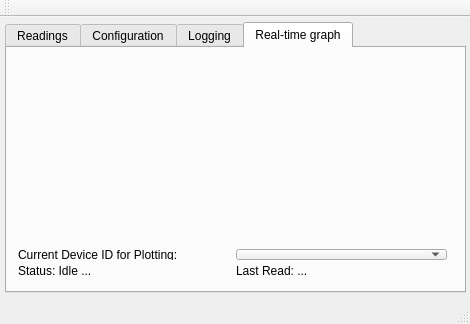
<?xml version="1.0" encoding="UTF-8"?>
<ui version="4.0">
 <class>MainWindow</class>
 <widget class="QMainWindow" name="MainWindow">
  <property name="geometry">
   <rect>
    <x>0</x>
    <y>0</y>
    <width>470</width>
    <height>324</height>
   </rect>
  </property>
  <property name="sizePolicy">
   <sizepolicy hsizetype="Fixed" vsizetype="Fixed">
    <horstretch>0</horstretch>
    <verstretch>0</verstretch>
   </sizepolicy>
  </property>
  <property name="windowTitle">
   <string>LabStick Viewer</string>
  </property>
  <widget class="QWidget" name="centralWidget">
   <widget class="QTabWidget" name="tabWidget">
    <property name="geometry">
     <rect>
      <x>5</x>
      <y>5</y>
      <width>461</width>
      <height>271</height>
     </rect>
    </property>
    <property name="focusPolicy">
     <enum>Qt::NoFocus</enum>
    </property>
    <property name="tabPosition">
     <enum>QTabWidget::North</enum>
    </property>
    <property name="tabShape">
     <enum>QTabWidget::Rounded</enum>
    </property>
    <property name="currentIndex">
     <number>3</number>
    </property>
    <widget class="QWidget" name="tab">
     <attribute name="title">
      <string>Readings</string>
     </attribute>
     <widget class="QWidget" name="layoutWidget">
      <property name="geometry">
       <rect>
        <x>0</x>
        <y>0</y>
        <width>451</width>
        <height>235</height>
       </rect>
      </property>
      <layout class="QVBoxLayout" name="verticalLayout">
       <item>
        <widget class="QTableView" name="myTableView"/>
       </item>
       <item>
        <widget class="QPushButton" name="rescan_pushButton">
         <property name="text">
          <string>Rescan Devices</string>
         </property>
        </widget>
       </item>
      </layout>
     </widget>
    </widget>
    <widget class="QWidget" name="tab_2">
     <attribute name="title">
      <string>Configuration</string>
     </attribute>
     <widget class="QGroupBox" name="groupBox_3">
      <property name="geometry">
       <rect>
        <x>10</x>
        <y>10</y>
        <width>121</width>
        <height>111</height>
       </rect>
      </property>
      <property name="title">
       <string>Temperature Unit</string>
      </property>
      <widget class="QWidget" name="layoutWidget">
       <property name="geometry">
        <rect>
         <x>10</x>
         <y>30</y>
         <width>103</width>
         <height>71</height>
        </rect>
       </property>
       <layout class="QVBoxLayout" name="verticalLayout_2">
        <item>
         <widget class="QRadioButton" name="config_celcius_radioButton">
          <property name="text">
           <string>Celcius</string>
          </property>
          <property name="checked">
           <bool>true</bool>
          </property>
         </widget>
        </item>
        <item>
         <widget class="QRadioButton" name="config_kelvin_radioButton">
          <property name="text">
           <string>Kelvin</string>
          </property>
         </widget>
        </item>
        <item>
         <widget class="QRadioButton" name="config_fahr_radioButton">
          <property name="text">
           <string>Fahrenheit</string>
          </property>
         </widget>
        </item>
       </layout>
      </widget>
     </widget>
     <widget class="QGroupBox" name="groupBox_4">
      <property name="geometry">
       <rect>
        <x>360</x>
        <y>10</y>
        <width>91</width>
        <height>51</height>
       </rect>
      </property>
      <property name="title">
       <string>Thermocouple</string>
      </property>
      <widget class="QComboBox" name="comboBox_2">
       <property name="geometry">
        <rect>
         <x>2</x>
         <y>24</y>
         <width>81</width>
         <height>21</height>
        </rect>
       </property>
      </widget>
     </widget>
     <widget class="QGroupBox" name="groupBox_2">
      <property name="geometry">
       <rect>
        <x>140</x>
        <y>10</y>
        <width>211</width>
        <height>101</height>
       </rect>
      </property>
      <property name="title">
       <string>Advanced</string>
      </property>
      <widget class="QCheckBox" name="config_showADC_checkBox">
       <property name="geometry">
        <rect>
         <x>10</x>
         <y>30</y>
         <width>171</width>
         <height>20</height>
        </rect>
       </property>
       <property name="text">
        <string>Show ADC readings</string>
       </property>
      </widget>
      <widget class="QCheckBox" name="config_logADC_checkBox">
       <property name="geometry">
        <rect>
         <x>10</x>
         <y>50</y>
         <width>171</width>
         <height>20</height>
        </rect>
       </property>
       <property name="text">
        <string>Log ADC readings</string>
       </property>
      </widget>
      <widget class="QCheckBox" name="config_logColdJunction_checkBox">
       <property name="geometry">
        <rect>
         <x>10</x>
         <y>70</y>
         <width>191</width>
         <height>20</height>
        </rect>
       </property>
       <property name="text">
        <string>Log Cold Junction readings</string>
       </property>
      </widget>
     </widget>
     <widget class="QGroupBox" name="groupBox_5">
      <property name="geometry">
       <rect>
        <x>10</x>
        <y>120</y>
        <width>261</width>
        <height>101</height>
       </rect>
      </property>
      <property name="title">
       <string>Graph</string>
      </property>
      <widget class="QWidget" name="layoutWidget">
       <property name="geometry">
        <rect>
         <x>10</x>
         <y>30</y>
         <width>241</width>
         <height>60</height>
        </rect>
       </property>
       <layout class="QGridLayout" name="gridLayout_2">
        <item row="0" column="0">
         <widget class="QLabel" name="label_2">
          <property name="text">
           <string>Moving avg filter length:</string>
          </property>
         </widget>
        </item>
        <item row="0" column="1">
         <widget class="QSpinBox" name="config_movAvg_spinBox">
          <property name="minimum">
           <number>1</number>
          </property>
          <property name="maximum">
           <number>32</number>
          </property>
          <property name="value">
           <number>8</number>
          </property>
         </widget>
        </item>
        <item row="1" column="0">
         <widget class="QLabel" name="label_3">
          <property name="text">
           <string>Plot history (units)</string>
          </property>
         </widget>
        </item>
        <item row="1" column="1">
         <widget class="QSpinBox" name="config_movAvg_spinBox_2">
          <property name="minimum">
           <number>100</number>
          </property>
          <property name="maximum">
           <number>1000</number>
          </property>
          <property name="value">
           <number>150</number>
          </property>
         </widget>
        </item>
       </layout>
      </widget>
     </widget>
     <widget class="QGroupBox" name="groupBox_6">
      <property name="geometry">
       <rect>
        <x>280</x>
        <y>120</y>
        <width>161</width>
        <height>61</height>
       </rect>
      </property>
      <property name="title">
       <string>Indication Led</string>
      </property>
      <widget class="QComboBox" name="indicationLed_comboBox">
       <property name="geometry">
        <rect>
         <x>3</x>
         <y>30</y>
         <width>151</width>
         <height>26</height>
        </rect>
       </property>
      </widget>
     </widget>
    </widget>
    <widget class="QWidget" name="tab_4">
     <attribute name="title">
      <string>Logging</string>
     </attribute>
     <widget class="QGroupBox" name="groupBox">
      <property name="geometry">
       <rect>
        <x>10</x>
        <y>3</y>
        <width>241</width>
        <height>81</height>
       </rect>
      </property>
      <property name="title">
       <string>Device Settings</string>
      </property>
      <widget class="QRadioButton" name="logTab_radioButton">
       <property name="enabled">
        <bool>false</bool>
       </property>
       <property name="geometry">
        <rect>
         <x>11</x>
         <y>25</y>
         <width>101</width>
         <height>20</height>
        </rect>
       </property>
       <property name="text">
        <string>Log them all</string>
       </property>
       <property name="checked">
        <bool>false</bool>
       </property>
      </widget>
      <widget class="QRadioButton" name="logTab_radioButton_2">
       <property name="geometry">
        <rect>
         <x>10</x>
         <y>54</y>
         <width>120</width>
         <height>20</height>
        </rect>
       </property>
       <property name="text">
        <string>Log one device</string>
       </property>
       <property name="checked">
        <bool>true</bool>
       </property>
      </widget>
      <widget class="QComboBox" name="logTab_comboBox">
       <property name="enabled">
        <bool>true</bool>
       </property>
       <property name="geometry">
        <rect>
         <x>131</x>
         <y>51</y>
         <width>104</width>
         <height>26</height>
        </rect>
       </property>
      </widget>
     </widget>
     <widget class="QPushButton" name="logTab_pushButton">
      <property name="geometry">
       <rect>
        <x>6</x>
        <y>190</y>
        <width>441</width>
        <height>41</height>
       </rect>
      </property>
      <property name="text">
       <string>Start Logging</string>
      </property>
     </widget>
     <widget class="QLCDNumber" name="logTab_lcdNumber">
      <property name="geometry">
       <rect>
        <x>260</x>
        <y>20</y>
        <width>181</width>
        <height>61</height>
       </rect>
      </property>
      <property name="frameShape">
       <enum>QFrame::Box</enum>
      </property>
      <property name="smallDecimalPoint">
       <bool>true</bool>
      </property>
      <property name="digitCount">
       <number>8</number>
      </property>
      <property name="value" stdset="0">
       <double>12.000000000000000</double>
      </property>
     </widget>
     <widget class="QTextEdit" name="logTab_textEdit">
      <property name="geometry">
       <rect>
        <x>10</x>
        <y>90</y>
        <width>431</width>
        <height>91</height>
       </rect>
      </property>
      <property name="readOnly">
       <bool>true</bool>
      </property>
     </widget>
    </widget>
    <widget class="QWidget" name="tab_3">
     <attribute name="title">
      <string>Real-time graph</string>
     </attribute>
     <widget class="QCustomPlot" name="myPlot" native="true">
      <property name="geometry">
       <rect>
        <x>4</x>
        <y>8</y>
        <width>441</width>
        <height>171</height>
       </rect>
      </property>
     </widget>
     <widget class="QWidget" name="layoutWidget">
      <property name="geometry">
       <rect>
        <x>0</x>
        <y>190</y>
        <width>451</width>
        <height>49</height>
       </rect>
      </property>
      <layout class="QGridLayout" name="gridLayout">
       <item row="0" column="0">
        <widget class="QLabel" name="label">
         <property name="text">
          <string>Current Device ID for Plotting:</string>
         </property>
        </widget>
       </item>
       <item row="0" column="1">
        <widget class="QComboBox" name="graphTab_comboBox"/>
       </item>
       <item row="1" column="0">
        <widget class="QLabel" name="logTab_statusLabel">
         <property name="text">
          <string>Status: Idle ...</string>
         </property>
        </widget>
       </item>
       <item row="1" column="1">
        <widget class="QLabel" name="logTab_lastReadLabel">
         <property name="text">
          <string>Last Read: ...</string>
         </property>
        </widget>
       </item>
      </layout>
     </widget>
    </widget>
   </widget>
  </widget>
  <widget class="QMenuBar" name="menuBar">
   <property name="geometry">
    <rect>
     <x>0</x>
     <y>0</y>
     <width>470</width>
     <height>22</height>
    </rect>
   </property>
  </widget>
  <widget class="QToolBar" name="mainToolBar">
   <attribute name="toolBarArea">
    <enum>TopToolBarArea</enum>
   </attribute>
   <attribute name="toolBarBreak">
    <bool>false</bool>
   </attribute>
  </widget>
  <widget class="QStatusBar" name="statusBar"/>
 </widget>
 <layoutdefault spacing="6" margin="11"/>
 <customwidgets>
  <customwidget>
   <class>QCustomPlot</class>
   <extends>QWidget</extends>
   <header>./qcustomplot/qcustomplot.h</header>
   <container>1</container>
  </customwidget>
 </customwidgets>
 <resources/>
 <connections/>
</ui>
